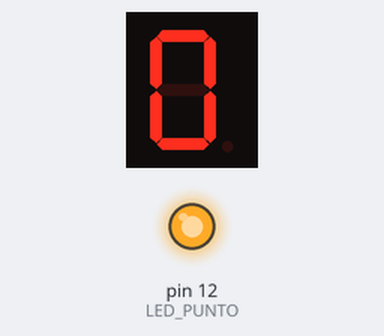
A sketch run on a simulated Arduino Uno, built with avr-gcc and run on an emulated ATmega328P. Parts: 1-digit seven-segment display, output pins drawn as LEDs (lit = HIGH). Wiring (inferred from the names in the program): 1-digit 7-segment display, segments lit when HIGH: segments pin 5, pin 6, pin 7, pin 8, pin 9, pin 10, pin 11. The segment pins are drawn as the display they are named for; pins used as bus, display or sensor lines are not drawn.

Above: at 0.1 s.
At 2.1 s:
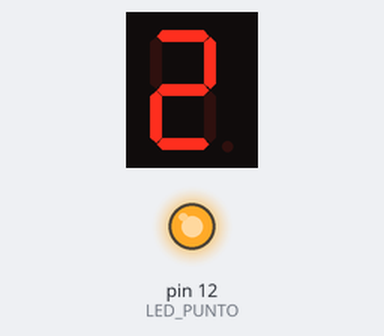
At 4.1 s:
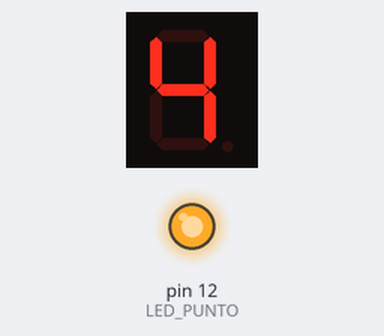
At 9.1 s:
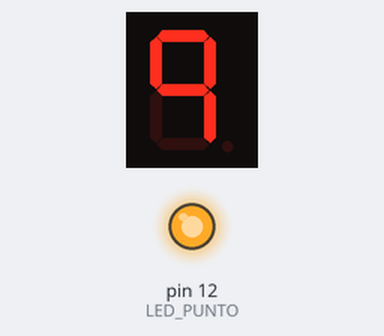
Timing chart, 0 to 10.6 s (numbered marks = the images above):
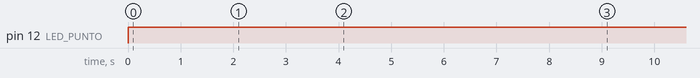

Measured:
- by itself, pin 12 (LED_PUNTO): LOW → HIGH at 0.00 s
- by itself, everything shown: repeats every 10.0 s, in 10 steps
- what the display in image 1 shows lasts 1.0 s, from 2.0 s to 3.0 s

The sketch:

Display_de_7_segments.ino
```cpp
/****************************************************************
**                       titulo :                              **
**                       Display de 7 segments                 **
**                                                             **
**    NOM : ABDELLAZIZ AARAB          DATA : 20/03/2017        **
****************************************************************/
//************************ INCUDE *******************************


//*********************** VARIABLES *****************************

int LED_A=5;
int LED_B=6;
int LED_C=7;
int LED_D=8;
int LED_E=9;
int LED_F=10;
int LED_G=11;
int LED_PUNTO=12;

//************************* SETUP *******************************

void setup() {               // configura el final de salida
  pinMode(LED_A, OUTPUT);
  pinMode(LED_B, OUTPUT);
  pinMode(LED_C, OUTPUT);
   pinMode(LED_D, OUTPUT);
  pinMode(LED_E, OUTPUT);
  pinMode(LED_F, OUTPUT);
  pinMode(LED_G, OUTPUT);
  pinMode(LED_PUNTO, OUTPUT);

  digitalWrite(LED_A, LOW);
  digitalWrite(LED_B, LOW);
  digitalWrite(LED_C, LOW);
  digitalWrite(LED_D, LOW);
  digitalWrite(LED_E, LOW);
  digitalWrite(LED_F, LOW);
  digitalWrite(LED_G, LOW);
  digitalWrite(LED_PUNTO, LOW);
}

//************************* LOOP ********************************

void loop() {                // inicia el bucle del programa
  digitalWrite(LED_A, HIGH);  // Núm :0
  digitalWrite(LED_B, HIGH);
  digitalWrite(LED_C, HIGH);
  digitalWrite(LED_D, HIGH);
  digitalWrite(LED_E, HIGH);
  digitalWrite(LED_F, HIGH);
  digitalWrite(LED_G, LOW);

  digitalWrite(LED_PUNTO, HIGH);
  delay(1000);
  digitalWrite(LED_B, HIGH); //  Núm : 1
  digitalWrite(LED_C, HIGH);
  digitalWrite(LED_A, LOW);
  digitalWrite(LED_D, LOW);
  digitalWrite(LED_E, LOW);
  digitalWrite(LED_F, LOW);
   digitalWrite(LED_PUNTO, HIGH);
  delay(1000);
  digitalWrite(LED_A, HIGH); //  Núm : 2
  digitalWrite(LED_B, HIGH);
  digitalWrite(LED_G, HIGH);
  digitalWrite(LED_E, HIGH);
  digitalWrite(LED_D, HIGH);
  digitalWrite(LED_C, LOW);
  digitalWrite(LED_PUNTO, HIGH);
  delay(1000);
  digitalWrite(LED_A, HIGH); //  Núm : 3
  digitalWrite(LED_B, HIGH);
  digitalWrite(LED_C, HIGH);
  digitalWrite(LED_D, HIGH);
  digitalWrite(LED_G, HIGH);
   digitalWrite(LED_E, LOW);
  digitalWrite(LED_PUNTO, HIGH);
  delay(1000);
  digitalWrite(LED_A, LOW); //  Núm : 4
  digitalWrite(LED_B, HIGH);
  digitalWrite(LED_C, HIGH);
  digitalWrite(LED_D, LOW);
  digitalWrite(LED_E, LOW);
  digitalWrite(LED_F, HIGH);
  digitalWrite(LED_G, HIGH);
  digitalWrite(LED_PUNTO, HIGH);
  delay(1000);
  digitalWrite(LED_A, HIGH); //  Núm : 5
  digitalWrite(LED_B, LOW);
  digitalWrite(LED_C, HIGH);
  digitalWrite(LED_D, HIGH);
  digitalWrite(LED_E, LOW);
  digitalWrite(LED_F, HIGH);
  digitalWrite(LED_G, HIGH);
  digitalWrite(LED_PUNTO, HIGH);
  delay(1000);
  digitalWrite(LED_A, LOW); //  Núm : 6
  digitalWrite(LED_B, LOW);
  digitalWrite(LED_C, HIGH);
  digitalWrite(LED_D, HIGH);
  digitalWrite(LED_E, HIGH);
  digitalWrite(LED_F, HIGH);
  digitalWrite(LED_G, HIGH);
  digitalWrite(LED_PUNTO, HIGH);
  delay(1000);
  digitalWrite(LED_A, HIGH); //  Núm : 7
  digitalWrite(LED_B, HIGH);
  digitalWrite(LED_C, HIGH);
  digitalWrite(LED_D, LOW);
  digitalWrite(LED_E, LOW);
  digitalWrite(LED_F, LOW);
  digitalWrite(LED_G, LOW);
  digitalWrite(LED_PUNTO, HIGH);
  delay(1000);
  digitalWrite(LED_A, HIGH); //  Núm : 8
  digitalWrite(LED_B, HIGH);
  digitalWrite(LED_C, HIGH);
  digitalWrite(LED_D, HIGH);
  digitalWrite(LED_E,HIGH);
  digitalWrite(LED_F, HIGH);
  digitalWrite(LED_G, HIGH);
  digitalWrite(LED_PUNTO, HIGH);
  delay(1000);
  digitalWrite(LED_A, HIGH); //  Núm : 9
  digitalWrite(LED_B, HIGH);
  digitalWrite(LED_C, HIGH);
  digitalWrite(LED_D, LOW);
  digitalWrite(LED_E,LOW);
  digitalWrite(LED_F, HIGH);
  digitalWrite(LED_G, HIGH);
  digitalWrite(LED_PUNTO, HIGH);
  delay(1000);

}
//************************* FUNCIONS ****************************
```
